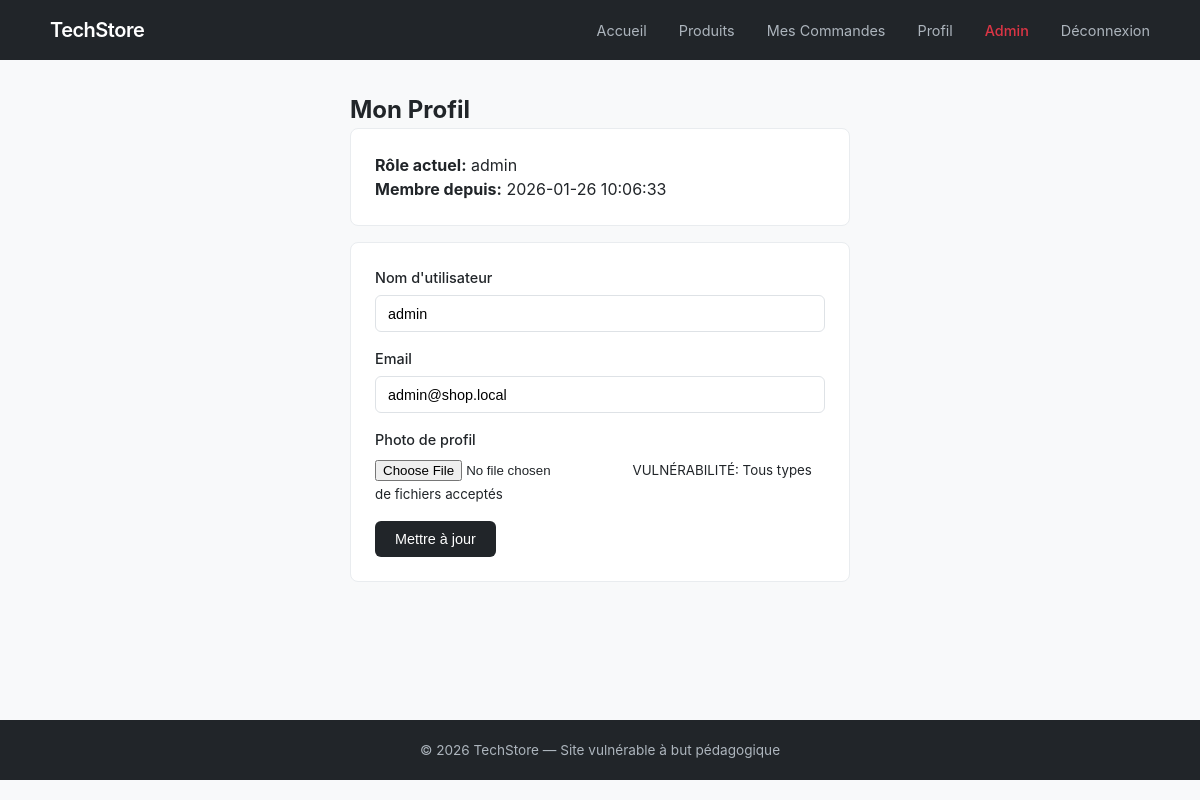
Before: /profile.php (signed in) with the older database file.
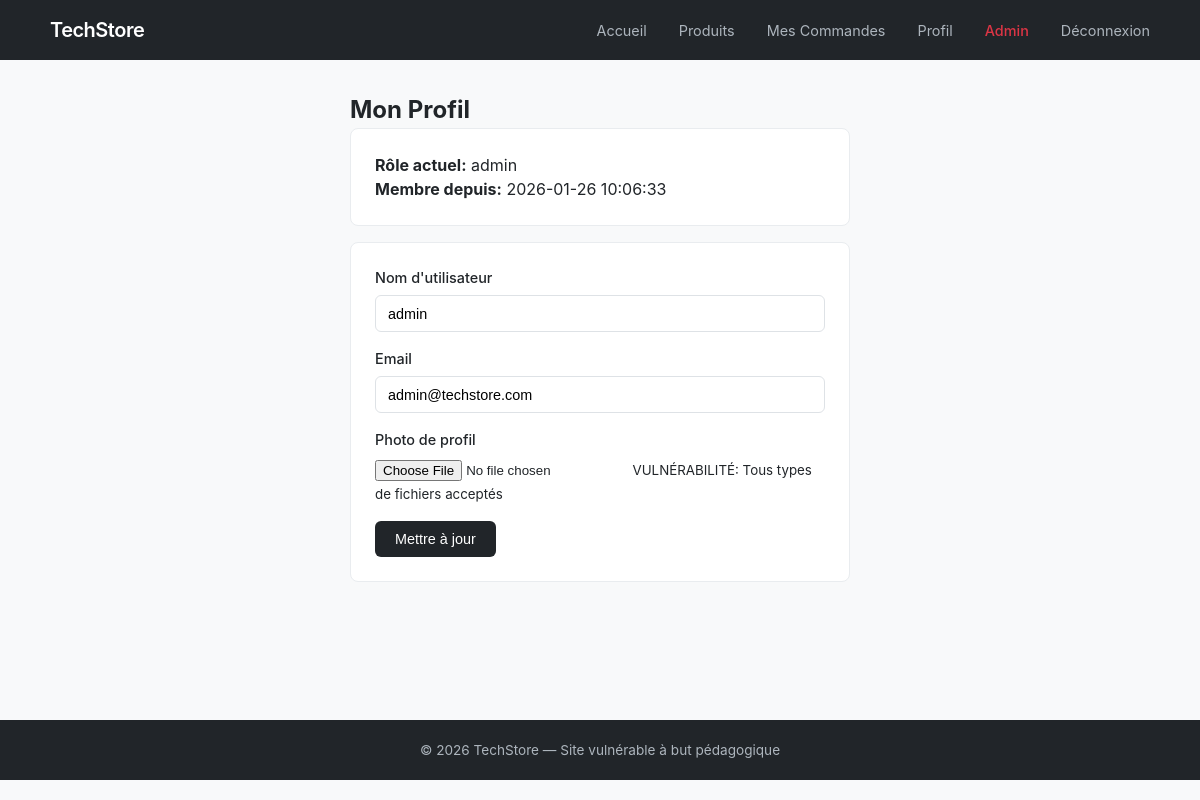
After: the same page with the newer database file.
### tables this page shows
CREATE TABLE users (
    id INT AUTO_INCREMENT PRIMARY KEY,
    username VARCHAR(50) NOT NULL,
    password VARCHAR(255) NOT NULL,
    email VARCHAR(100),
    role VARCHAR(20) DEFAULT 'user',
    created_at TIMESTAMP DEFAULT CURRENT_TIMESTAMP
);

### profile.php (the view, shortened to what this page needs)
<?php
require_once 'config/database.php';
$user_id = $_SESSION['user_id'];
$query = "SELECT * FROM users WHERE id = $user_id";
$result = mysqli_query($conn, $query);
$user = mysqli_fetch_assoc($result);
?>
<!DOCTYPE html>
<html lang="fr">
<head>
    <link rel="stylesheet" href="assets/css/style.css">
</head>
<body>
    <header>
        <nav>
            <div class="logo"><a href="index.php">TechStore</a></div>
            <ul class="nav-links">
                <li><a href="index.php">Accueil</a></li>
                <li><a href="products.php">Produits</a></li>
                <li><a href="orders.php">Mes Commandes</a></li>
                <li><a href="profile.php">Profil</a></li>
                <?php if($_SESSION['role'] == 'admin'): ?>
                    <li><a href="admin/dashboard.php" class="admin-link">Admin</a></li>
                <?php endif; ?>
                <li><a href="logout.php">Déconnexion</a></li>
            </ul>
        </nav>
    </header>
    <main>
        <section class="profile-page">
            <h2>Mon Profil</h2>
            <div class="profile-info">
                <p><strong>Rôle actuel:</strong> <?php echo $user['role']; ?></p>
                <p><strong>Membre depuis:</strong> <?php echo $user['created_at']; ?></p>
            </div>
            <form method="POST" enctype="multipart/form-data" class="profile-form">
                <div class="form-group">
                    <label for="username">Nom d'utilisateur</label>
                    <input type="text" id="username" name="username"
                           value="<?php echo $user['username']; ?>">
                </div>
                <div class="form-group">
                    <label for="email">Email</label>
                    <input type="email" id="email" name="email"
                           value="<?php echo $user['email']; ?>">
                </div>
                <div class="form-group">
                    <label for="avatar">Photo de profil</label>
                    <input type="file" id="avatar" name="avatar">
                    <small>VULNÉRABILITÉ: Tous types de fichiers acceptés</small>
                </div>
                <button type="submit" name="submit" class="btn btn-primary">Mettre à jour</button>
            </form>
        </section>
    </main>
    <footer>
        <p>&copy; 2026 TechStore — Site vulnérable à but pédagogique</p>
    </footer>
</body>
</html>

Changed rows visible on the page:
changed users "admin": email "admin@shop.local" → "admin@techstore.com"
